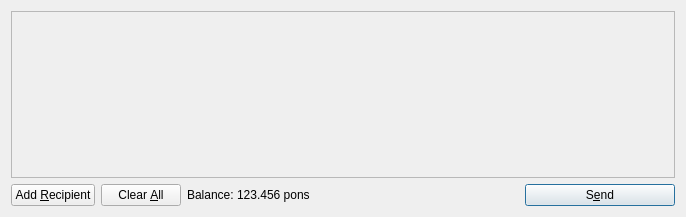
<?xml version="1.0" encoding="UTF-8"?>
<ui version="4.0">
 <class>SendCoinsDialog</class>
 <widget class="QDialog" name="SendCoinsDialog">
  <property name="geometry">
   <rect>
    <x>0</x>
    <y>0</y>
    <width>686</width>
    <height>217</height>
   </rect>
  </property>
  <property name="windowTitle">
   <string>Send Coins</string>
  </property>
  <layout class="QVBoxLayout" name="verticalLayout">
   <item>
    <widget class="QScrollArea" name="scrollArea">
     <property name="widgetResizable">
      <bool>true</bool>
     </property>
     <widget class="QWidget" name="scrollAreaWidgetContents">
      <property name="geometry">
       <rect>
        <x>0</x>
        <y>0</y>
        <width>666</width>
        <height>165</height>
       </rect>
      </property>
      <layout class="QVBoxLayout" name="verticalLayout_2">
       <property name="margin">
        <number>0</number>
       </property>
       <item>
        <layout class="QVBoxLayout" name="entries">
         <property name="spacing">
          <number>6</number>
         </property>
        </layout>
       </item>
       <item>
        <spacer name="verticalSpacer">
         <property name="orientation">
          <enum>Qt::Vertical</enum>
         </property>
         <property name="sizeHint" stdset="0">
          <size>
           <width>20</width>
           <height>40</height>
          </size>
         </property>
        </spacer>
       </item>
      </layout>
     </widget>
    </widget>
   </item>
   <item>
    <layout class="QHBoxLayout" name="horizontalLayout">
     <item>
      <widget class="QPushButton" name="addButton">
       <property name="toolTip">
        <string>Send to multiple recipients at once</string>
       </property>
       <property name="text">
        <string>Add &amp;Recipient</string>
       </property>
       <property name="icon">
        <iconset resource="../bitcoin.qrc">
         <normaloff>:/icons/add</normaloff>:/icons/add</iconset>
       </property>
       <property name="autoDefault">
        <bool>false</bool>
       </property>
      </widget>
     </item>
     <item>
      <widget class="QPushButton" name="clearButton">
       <property name="sizePolicy">
        <sizepolicy hsizetype="Minimum" vsizetype="Fixed">
         <horstretch>0</horstretch>
         <verstretch>0</verstretch>
        </sizepolicy>
       </property>
       <property name="toolTip">
        <string>Remove all transaction fields</string>
       </property>
       <property name="text">
        <string>Clear &amp;All</string>
       </property>
       <property name="icon">
        <iconset resource="../bitcoin.qrc">
         <normaloff>:/icons/remove</normaloff>:/icons/remove</iconset>
       </property>
       <property name="autoRepeatDelay">
        <number>300</number>
       </property>
       <property name="autoDefault">
        <bool>false</bool>
       </property>
      </widget>
     </item>
     <item>
      <layout class="QHBoxLayout" name="horizontalLayout_2">
       <property name="spacing">
        <number>3</number>
       </property>
       <item>
        <widget class="QLabel" name="label">
         <property name="text">
          <string>Balance:</string>
         </property>
        </widget>
       </item>
       <item>
        <widget class="QLabel" name="labelBalance">
         <property name="cursor">
          <cursorShape>IBeamCursor</cursorShape>
         </property>
         <property name="text">
          <string>123.456 pons</string>
         </property>
         <property name="textInteractionFlags">
          <set>Qt::LinksAccessibleByMouse|Qt::TextSelectableByKeyboard|Qt::TextSelectableByMouse</set>
         </property>
        </widget>
       </item>
      </layout>
     </item>
     <item>
      <spacer name="horizontalSpacer">
       <property name="orientation">
        <enum>Qt::Horizontal</enum>
       </property>
       <property name="sizeHint" stdset="0">
        <size>
         <width>40</width>
         <height>20</height>
        </size>
       </property>
      </spacer>
     </item>
     <item>
      <widget class="QPushButton" name="sendButton">
       <property name="minimumSize">
        <size>
         <width>150</width>
         <height>0</height>
        </size>
       </property>
       <property name="toolTip">
        <string>Confirm the send action</string>
       </property>
       <property name="text">
        <string>S&amp;end</string>
       </property>
       <property name="icon">
        <iconset resource="../bitcoin.qrc">
         <normaloff>:/icons/send</normaloff>:/icons/send</iconset>
       </property>
       <property name="default">
        <bool>true</bool>
       </property>
      </widget>
     </item>
    </layout>
   </item>
  </layout>
 </widget>
 <resources>
  <include location="../bitcoin.qrc"/>
 </resources>
 <connections/>
</ui>
